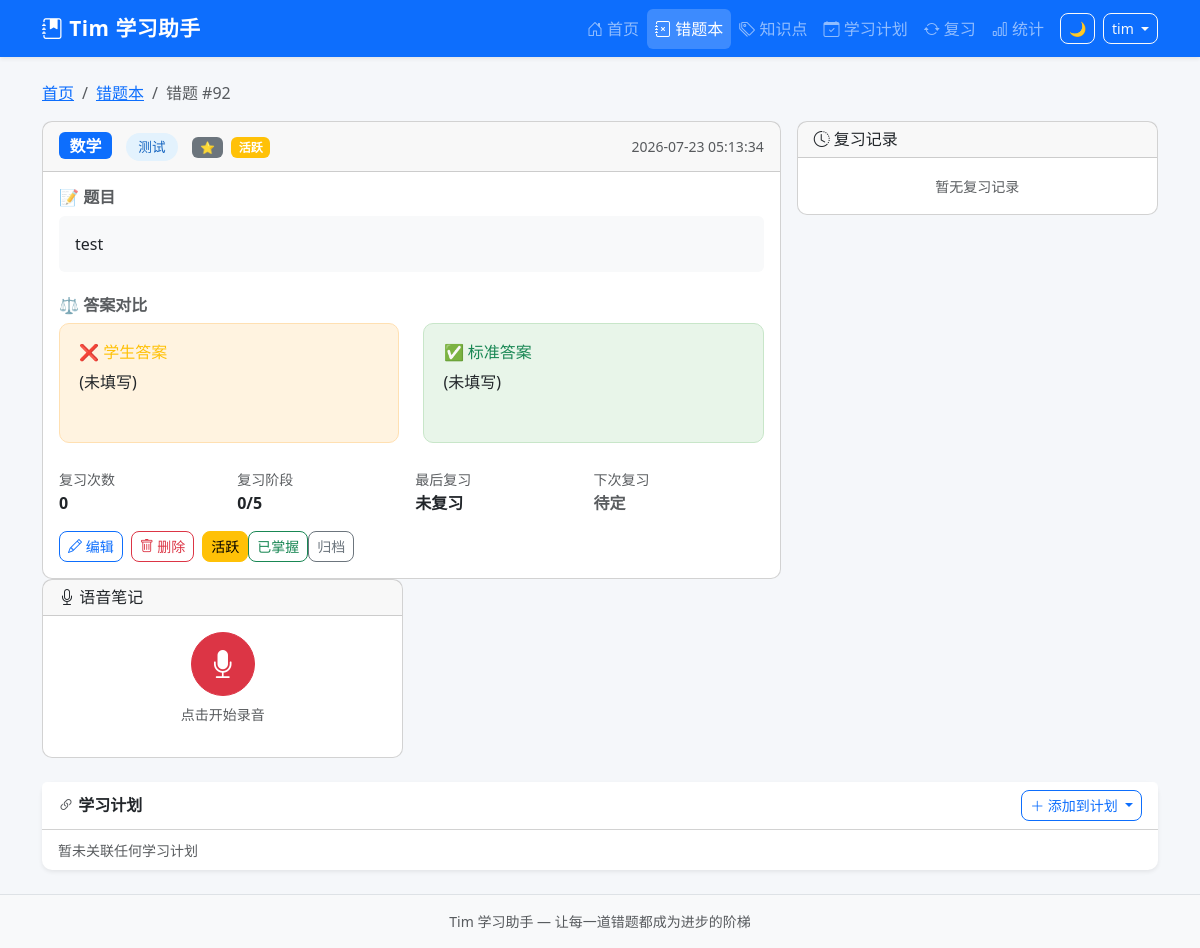
The page /questions/92 (signed in) on the database as committed earlier.
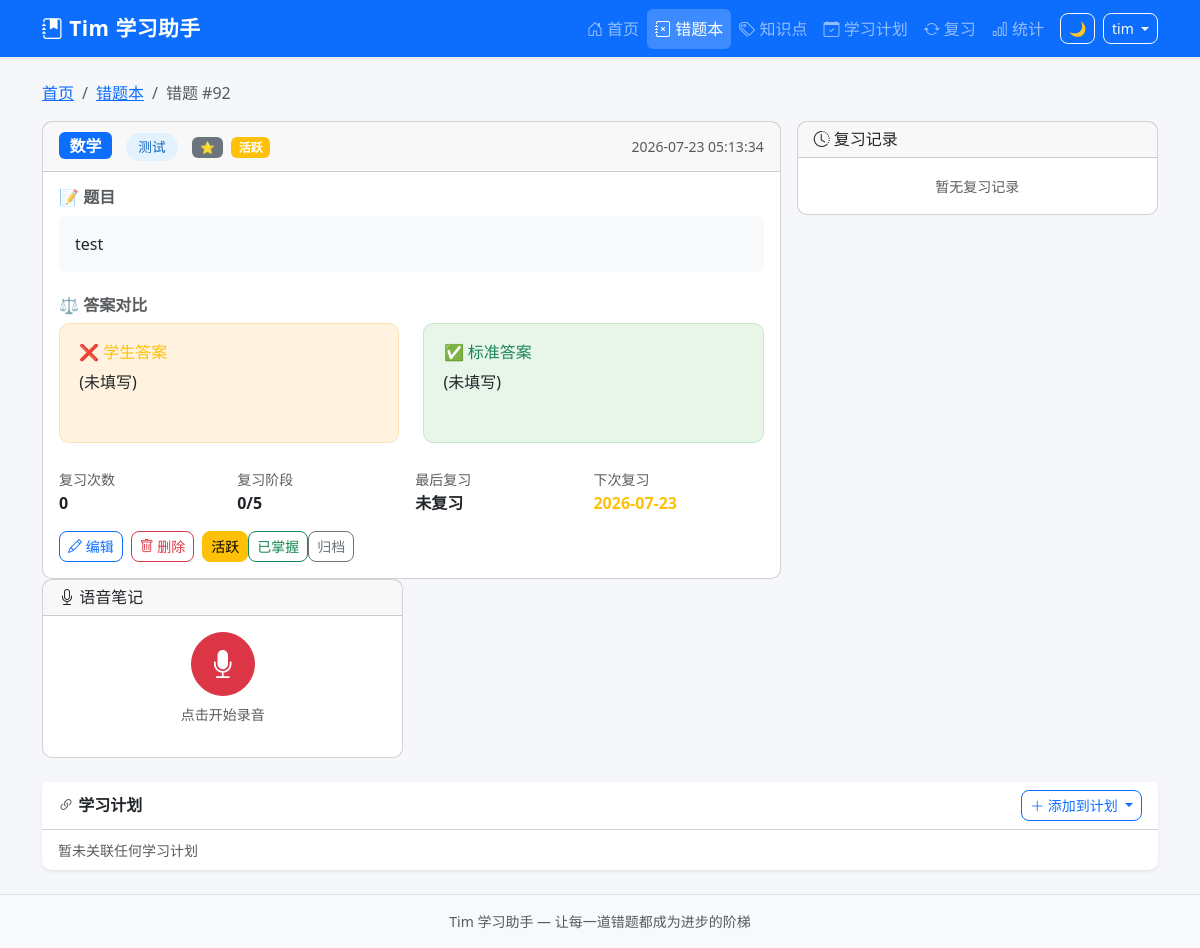
The same page on the database as committed later.
### tables this page shows
CREATE TABLE mistake_records (
            id INTEGER PRIMARY KEY AUTOINCREMENT,
            uuid TEXT NOT NULL,
            sys_platform TEXT NOT NULL DEFAULT 'web',
            bstudio_create_time TIMESTAMP DEFAULT CURRENT_TIMESTAMP,
            xueke TEXT NOT NULL,
            timu TEXT NOT NULL,
            xueshengdaan TEXT DEFAULT '',
            zhengquedaan TEXT DEFAULT '',
            cuowufenxi TEXT DEFAULT '',
            zhishidian TEXT DEFAULT '',
            difficulty INTEGER DEFAULT 1,
            review_count INTEGER DEFAULT 0,
            last_review_at TIMESTAMP,
            next_review_at TIMESTAMP,
            review_stage INTEGER DEFAULT 0,
            review_algorithm TEXT DEFAULT 'sm2',
            status TEXT DEFAULT 'active',
            updated_at TIMESTAMP DEFAULT CURRENT_TIMESTAMP
        , voice_data TEXT DEFAULT '');

### app.py (the view)
@app.route('/questions/<int:question_id>',)
@login_required
def question_detail(question_id):
    question = query_db(
        'SELECT * FROM mistake_records WHERE id = ? AND 1=1',
        (question_id,), one=True
    )
    if not question:
        flash('错题不存在', 'danger')
        return redirect(url_for('question_list',))
    question = dict(question)
    for field in ('timu', 'zhengquedaan', 'xueshengdaan', 'cuowufenxi'):
        if question.get(field):
            question[field] = question[field].replace('\\$', '$')
    images = query_db(
        'SELECT * FROM mistake_images WHERE mistake_id = ? ORDER BY id',
        (question_id,)
    )
    reviews = query_db(
        '''SELECT * FROM review_logs
           WHERE mistake_id = ? AND 1=1
           ORDER BY created_at DESC LIMIT 10''',
        (question_id,)
    )
    similar = []
    kp = question['zhishidian'] or ''
    if kp:
        similar = query_db(
            'SELECT id, timu, xueke FROM mistake_records WHERE zhishidian=? AND id!=? ORDER BY id DESC LIMIT 5',
            (kp, question_id)
        )
    similar = rows_to_dicts(similar)
    for s in similar:
        s['timu_plain'] = strip_latex(s['timu'])
    linked_plans = query_db(
        '''SELECT sp.* FROM study_plans sp
           JOIN plan_mistakes pm ON sp.id = pm.plan_id
           WHERE pm.mistake_id = ? AND sp.status NOT IN ('deleted','cancelled')
           ORDER BY sp.priority DESC''',
        (question_id,)
    )
    all_plans = query_db(
        "SELECT id, title FROM study_plans WHERE status NOT IN ('deleted','cancelled') ORDER BY title",
        ()
    )
    resp = make_response(render_template('question_detail.html',
        question=question,
        images=images,
        reviews=reviews,
        similar=similar,
        linked_plans=linked_plans,
        all_plans=all_plans))
    return set_uuid_cookie(resp, g.user_uuid)

### app.py (called while the page is built, shortened)
@app.after_request
def add_security_headers(resp):
    resp.headers['X-Frame-Options'] = 'DENY'
    resp.headers['X-Content-Type-Options'] = 'nosniff'
    resp.headers['Referrer-Policy'] = 'strict-origin-when-cross-origin'
    return resp

@app.before_request
def csrf_check():
    if 'csrf_token' not in session:
        session['csrf_token'] = str(uuid_mod.uuid4())
    if request.method in ('GET', 'HEAD', 'OPTIONS'):
        return

def login_required(f):
    @wraps(f)
    def decorated(*a, **kw):
        if 'user_id' not in session:
            return redirect(url_for('login', next=request.path))
        return f(*a, **kw)
    return decorated

@app.before_request
def before_request():
    g.user_uuid = get_or_create_uuid()
    g.username = session.get('username', '')

### database.py (called while the page is built)
def get_db():
    conn = sqlite3.connect(Config.DATABASE_PATH, timeout=5)
    conn.row_factory = sqlite3.Row
    conn.execute("PRAGMA foreign_keys = ON")
    conn.execute("PRAGMA journal_mode = WAL")
    return conn

def rows_to_dicts(rows):
    return [dict(r) for r in rows]

### templates/question_detail.html (shortened to what the changed rows need)
{% extends "base.html" %}
{% block content %}
<nav aria-label="breadcrumb" class="mb-3">
    <ol class="breadcrumb">
        <li class="breadcrumb-item"><a href="{{ url_for('index') }}">首页</a></li>
        <li class="breadcrumb-item"><a href="{{ url_for('question_list') }}">错题本</a></li>
        <li class="breadcrumb-item active">错题 #{{ question['id'] }}</li>
    </ol>
</nav>
<div class="row g-3">
    <div class="col-lg-8">
        <div class="card">
            <div class="card-header d-flex justify-content-between align-items-center">
                <div>
                    <span class="badge bg-primary fs-6 me-2">{{ question['xueke'] }}</span>
                    {% if question['zhishidian'] %}
                    <span class="knowledge-badge">{{ question['zhishidian'] }}</span>
                    {% endif %}
                    <span class="badge bg-secondary ms-2">
                        {{ '⭐' * question['difficulty'] }}
                    </span>
                    <span class="badge bg-{{ 'success' if question['status'] == 'mastered' else 'warning' if question['status'] == 'active' else 'secondary' }} ms-1">
                        {{ {'active': '活跃', 'archived': '已归档', 'mastered': '已掌握'}[question['status']] }}
                    </span>
                </div>
                <small class="text-muted">{{ question['bstudio_create_time'] }}</small>
            </div>
            <div class="card-body">
                <h6 class="fw-bold text-muted mb-2">📝 题目</h6>
                <div class="p-3 bg-light rounded mb-4 latex-content" style="white-space: pre-wrap;">{{ question['timu']|safe }}</div>
                <h6 class="fw-bold text-muted mb-2">⚖️ 答案对比</h6>
                <div class="answer-compare mb-4">
                    <div class="answer-box student">
                        <h6 class="text-warning mb-2">❌ 学生答案</h6>
                        <div style="white-space: pre-wrap;">{{ (question['xueshengdaan'] or '(未填写)')|safe }}</div>
                    </div>
                    <div class="answer-box correct">
                        <h6 class="text-success mb-2">✅ 标准答案</h6>
                        <div style="white-space: pre-wrap;">{{ (question['zhengquedaan'] or '(未填写)')|safe }}</div>
                    </div>
                </div>
                <div class="row g-2 mb-3">
                    <div class="col-md-3">
                        <small class="text-muted">复习次数</small>
                        <div class="fw-bold">{{ question['review_count'] }}</div>
                    </div>
                    <div class="col-md-3">
                        <small class="text-muted">复习阶段</small>
                        <div class="fw-bold">{{ question['review_stage'] }}/5</div>
                    </div>
                    <div class="col-md-3">
                    </div>
                    <div class="col-md-3">
                        <small class="text-muted">下次复习</small>
                        <div class="fw-bold text-{{ 'warning' if question['next_review_at'] else 'muted' }}">
                            {{ question['next_review_at'][:10] if question['next_review_at'] else '待定' }}
                        </div>
                    </div>
                </div>
                <div class="d-flex flex-wrap gap-2">
                    <a href="{{ url_for('edit_question', question_id=question['id']) }}" class="btn btn-outline-primary btn-sm">
                    </a>
                    <form method="POST" action="{{ url_for('delete_question', question_id=question['id']) }}" class="d-inline">
                    </form>
                    <div class="btn-group">
                    </div>
                </div>
            </div>
        </div>
    </div>
</div>
{% endblock %}

Rows that differ between the two databases and show on the page:
changed mistake_records "数学": next_review_at (not shown) → "2026-07-23"
Other text that changed with them:
text no longer shown: "待定"
